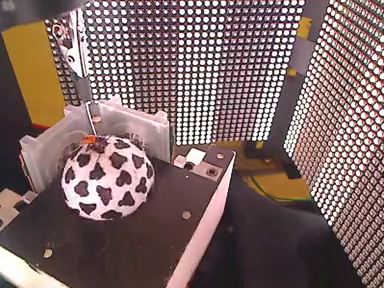
#> input picture frame 30 of fictrac/sample/sample.mp4, 384 x 288 px, given in place of eight=(int)720, format=(string)BGRx ! videoconvert ! appsink, which was not available
$ python tx_cam.py
#> lines starting #> are read from the running program, lines starting #| are printed output that depends on the picture
# --------------------------------------------------------
# Camera sample code for Tegra X2/X1
#
# This program could capture and display video from
# IP CAM, USB webcam, or the Tegra onboard camera.
# Refer to the following blog post for how to set up
# and run the code:
#   https://jkjung-avt.github.io/tx2-camera-with-python/
#
# Written by JK Jung <jkjung13@gmail.com>
# --------------------------------------------------------

import sys
import argparse
import cv2
import numpy as np

windowName = "CameraDemo"

def parse_args():
    """
    Parse input arguments
    """
    parser = argparse.ArgumentParser(description=
                                     "Capture and display live camera video on Jetson TX2/TX1")
    parser.add_argument("--rtsp", dest="use_rtsp",
                        help="use IP CAM (remember to also set --uri)",
                        action="store_true")
    parser.add_argument("--uri", dest="rtsp_uri",
                        help="RTSP URI string, e.g. rtsp://192.168.1.64:554",
                        default=None, type=str)
    parser.add_argument("--latency", dest="rtsp_latency",
                        help="latency in ms for RTSP [200]",
                        default=200, type=int)
    parser.add_argument("--usb", dest="use_usb",
                        help="use USB webcam (remember to also set --vid)",
                        action="store_true")
    parser.add_argument("--vid", dest="video_dev",
                        help="video device # of USB webcam (/dev/video?) [1]",
                        default=1, type=int)
    parser.add_argument("--width", dest="image_width",
                        help="image width [1920]",
                        default=1920, type=int)
    parser.add_argument("--height", dest="image_height",
                        help="image width [1080]",
                        default=1080, type=int)
    args = parser.parse_args()
    return args

def open_cam_rtsp(uri, width, height, latency):
    gst_str = ("rtspsrc location={} latency={} ! rtph264depay ! h264parse ! omxh264dec ! "
               "nvvidconv ! video/x-raw, width=(int){}, height=(int){}, format=(string)BGRx ! "
               "videoconvert ! appsink").format(uri, latency, width, height)
    return cv2.VideoCapture(gst_str, cv2.CAP_GSTREAMER)

def open_cam_usb(dev, width, height):
    # We want to set width and height here, otherwise we could just do:
    #     return cv2.VideoCapture(dev)
    gst_str = ("v4l2src device=/dev/video{} ! "
               "video/x-raw, width=(int){}, height=(int){}, format=(string)RGB ! "
               "videoconvert ! appsink").format(dev, width, height)
    return cv2.VideoCapture(gst_str, cv2.CAP_GSTREAMER)

def open_cam_onboard(width, height):
    # On versions of L4T previous to L4T 28.1, flip-method=2
    # Use Jetson onboard camera
    gst_str = ("nvcamerasrc ! "
               "video/x-raw(memory:NVMM), width=(int)1280, height=(int)720, format=(string)I420, framerate=(fraction)120/1 ! "
               "nvvidconv ! video/x-raw, width=(int)1280, height=(int)720, format=(string)BGRx ! "
               "videoconvert ! appsink")
    return cv2.VideoCapture(gst_str, cv2.CAP_GSTREAMER)

def open_window(windowName, width, height):
    cv2.namedWindow(windowName, cv2.WINDOW_NORMAL)
    cv2.resizeWindow(windowName, width, height)
    cv2.moveWindow(windowName, 0, 0)
    cv2.setWindowTitle(windowName, "Camera Demo for Jetson TX2/TX1")

def read_cam(windowName, cap):
#> called with windowName = 'CameraDemo'
    showHelp = True
    showFullScreen = False
    helpText = "'Esc' to Quit, 'H' to Toggle Help, 'F' to Toggle Fullscreen"
    font = cv2.FONT_HERSHEY_PLAIN
    while True:
        if cv2.getWindowProperty(windowName, 0) < 0: # Check to see if the user closed the window
            # This will fail if the user closed the window; Nasties get printed to the console
            break;
        ret_val, displayBuf = cap.read();
#> displayBuf is the input picture: shape (288, 384, 3); mean B, G, R 100.6, 102.8, 125.4
        if showHelp == True:
            cv2.putText(displayBuf, helpText, (11,20), font, 1.0, (32,32,32), 4, cv2.LINE_AA)
            cv2.putText(displayBuf, helpText, (10,20), font, 1.0, (240,240,240), 1, cv2.LINE_AA)
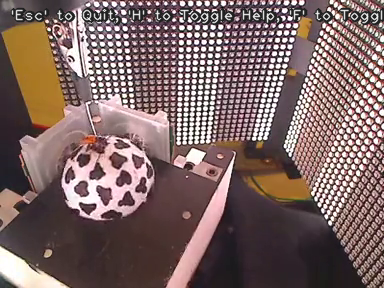
#> displayBuf: shape (288, 384, 3); mean B, G, R 99.6, 101.9, 124
        cv2.imshow(windowName, displayBuf)
        key = cv2.waitKey(10)
#> (key Esc is pressed here)
        if key == 27: # ESC key: quit program
            break
        elif key == ord('H') or key == ord('h'): # toggle help message
            showHelp = not showHelp
        elif key == ord('F') or key == ord('f'): # toggle fullscreen
            showFullScreen = not showFullScreen
            if showFullScreen == True:
                cv2.setWindowProperty(windowName, cv2.WND_PROP_FULLSCREEN, cv2.WINDOW_FULLSCREEN)
            else:
                cv2.setWindowProperty(windowName, cv2.WND_PROP_FULLSCREEN, cv2.WINDOW_NORMAL)

if __name__ == "__main__":
    args = parse_args()
    print("Called with args:")
    print(args)
    print("OpenCV version: {}".format(cv2.__version__))

    if args.use_rtsp:
        cap = open_cam_rtsp(args.rtsp_uri, args.image_width, args.image_height, args.rtsp_latency)
    elif args.use_usb:
        cap = open_cam_usb(args.video_dev, args.image_width, args.image_height)
    else: # by default, use the Jetson onboard camera
        cap = open_cam_onboard(args.image_width, args.image_height)

    if not cap.isOpened():
        sys.exit("Failed to open camera!")

    open_window(windowName, args.image_width, args.image_height)
    read_cam(windowName, cap)

    cap.release()
    cv2.destroyAllWindows()

$ run again, starting later in the video
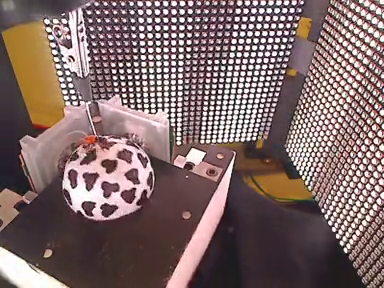
#> input picture frame 135 of fictrac/sample/sample.mp4, 384 x 288 px, given in place of eight=(int)720, format=(string)BGRx ! videoconvert ! appsink, which was not available
#> in read_cam, displayBuf is the input picture: shape (288, 384, 3); mean B, G, R 103.6, 105.2, 126.9
#> in read_cam, `cv2.putText(displayBuf, helpText, (10,20), font, 1.0, (240,240,240), 1..`:
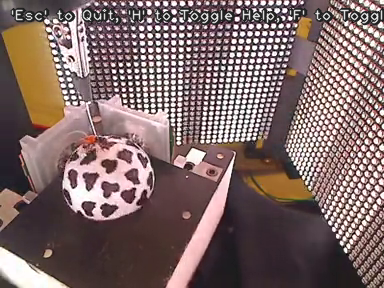
#> displayBuf: shape (288, 384, 3); mean B, G, R 102.5, 104.3, 125.4

$ run again, starting later in the video
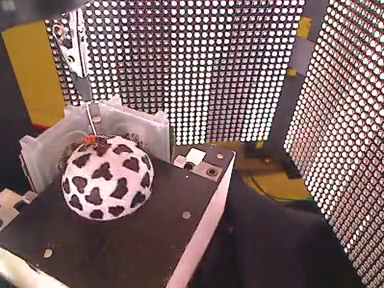
#> input picture frame 240 of fictrac/sample/sample.mp4, 384 x 288 px, given in place of eight=(int)720, format=(string)BGRx ! videoconvert ! appsink, which was not available
#> in read_cam, displayBuf is the input picture: shape (288, 384, 3); mean B, G, R 100.5, 102.7, 125.6
#> in read_cam, `cv2.putText(displayBuf, helpText, (10,20), font, 1.0, (240,240,240), 1..`:
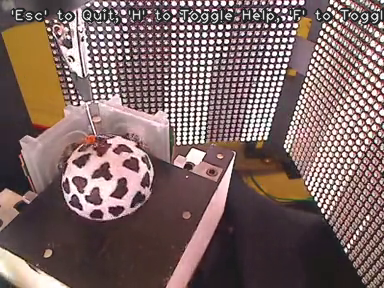
#> displayBuf: shape (288, 384, 3); mean B, G, R 99.4, 101.7, 124.1
